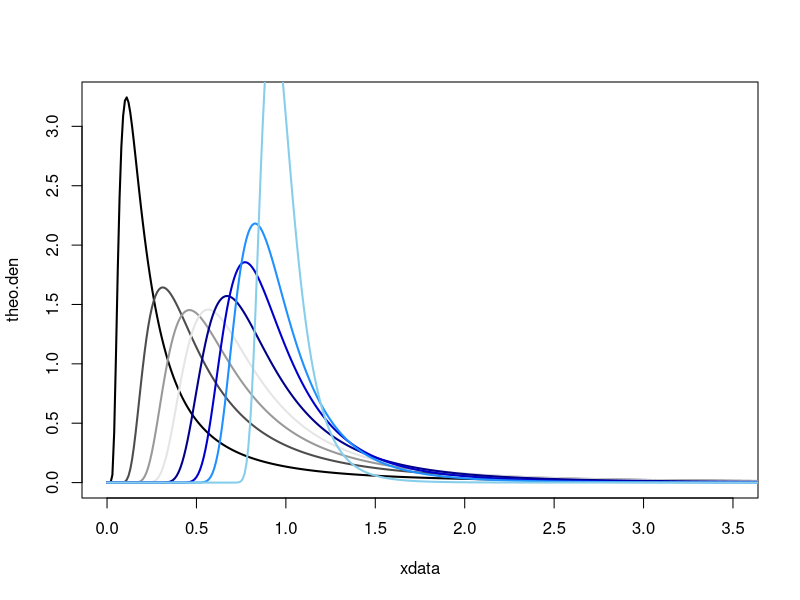
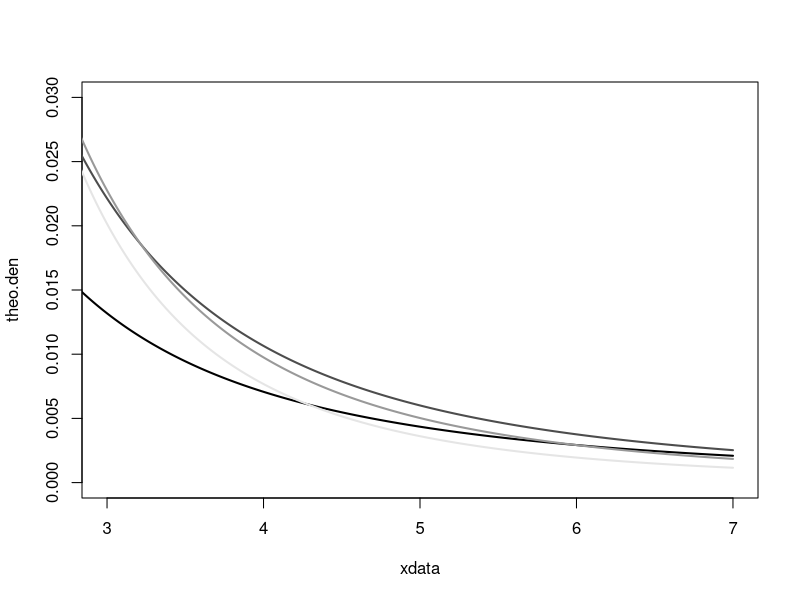
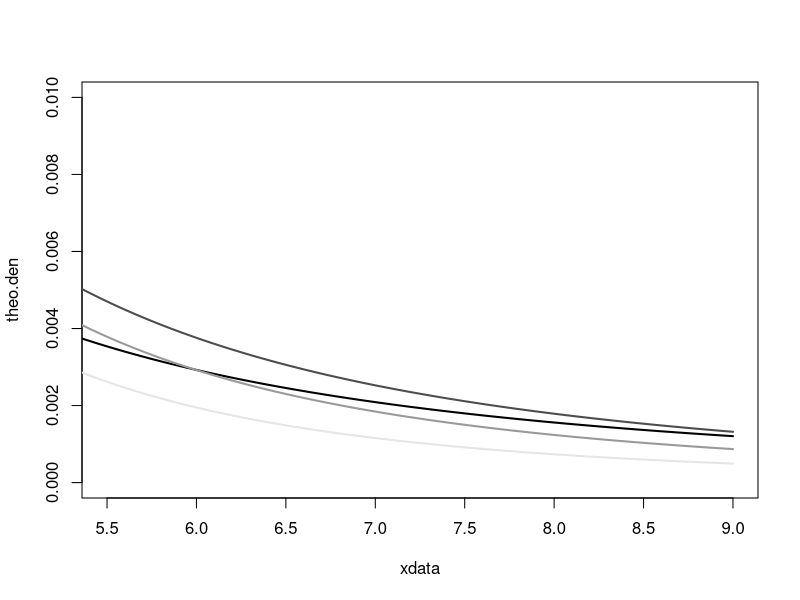

The R source for these figures, in order:
library(evd)
r <- 1.2
xdata <- seq(from=0, to=7, by=0.01)
theo.den <- dfrechet(xdata, loc = 0, scale = 1 / gamma(1 - 1 / r), shape = r, log = FALSE)

plot(theo.den~xdata, type="l", col="black", lwd=2, ylim=c(0, max(theo.den)), xlim=c(0,3.5))

r <- 1.6
theo.den <- dfrechet(xdata, loc = 0, scale = 1 / gamma(1 - 1 / r), shape = r, log = FALSE)
lines(theo.den~xdata, col="gray30", lwd=2)

r <- 2
theo.den <- dfrechet(xdata, loc = 0, scale = 1 / gamma(1 - 1 / r), shape = r, log = FALSE)
lines(theo.den~xdata, col="gray60", lwd=2)

r <- 2.4
theo.den2 <- dfrechet(xdata, loc = 0, scale = 1 / gamma(1 - 1 / r), shape = r, log = FALSE)
lines(theo.den2~xdata, col="gray90", lwd=2)

r <- 3
theo.den <- dfrechet(xdata, loc = 0, scale = 1 / gamma(1 - 1 / r), shape = r, log = FALSE)
lines(theo.den~xdata, col="darkblue", lwd=2)

r <- 4
theo.den <- dfrechet(xdata, loc = 0, scale = 1 / gamma(1 - 1 / r), shape = r, log = FALSE)
lines(theo.den~xdata, col="blue3", lwd=2)

r <- 5
theo.den2 <- dfrechet(xdata, loc = 0, scale = 1 / gamma(1 - 1 / r), shape = r, log = FALSE)
lines(theo.den2~xdata, col="dodgerblue", lwd=2)

r <- 10
theo.den2 <- dfrechet(xdata, loc = 0, scale = 1 / gamma(1 - 1 / r), shape = r, log = FALSE)
lines(theo.den2~xdata, col="skyblue", lwd=2)




r <- 1.2
xdata <- seq(from=0, to=7, by=0.01)
theo.den <- dfrechet(xdata, loc = 0, scale = 1 / gamma(1 - 1 / r), shape = r, log = FALSE)

plot(theo.den~xdata, type="l", col="black", lwd=2, ylim=c(0, 0.03), xlim=c(3,7))

r <- 1.6
theo.den <- dfrechet(xdata, loc = 0, scale = 1 / gamma(1 - 1 / r), shape = r, log = FALSE)
lines(theo.den~xdata, col="gray30", lwd=2)

r <- 2
theo.den <- dfrechet(xdata, loc = 0, scale = 1 / gamma(1 - 1 / r), shape = r, log = FALSE)
lines(theo.den~xdata, col="gray60", lwd=2)

r <- 2.4
theo.den2 <- dfrechet(xdata, loc = 0, scale = 1 / gamma(1 - 1 / r), shape = r, log = FALSE)
lines(theo.den2~xdata, col="gray90", lwd=2)

# r <- 3
# theo.den <- dfrechet(xdata, loc = 0, scale = 1 / gamma(1 - 1 / r), shape = r, log = FALSE)
# lines(theo.den~xdata, col="darkblue", lwd=2)
# r <- 4
# theo.den <- dfrechet(xdata, loc = 0, scale = 1 / gamma(1 - 1 / r), shape = r, log = FALSE)
# lines(theo.den~xdata, col="blue3", lwd=2)
# r <- 5
# theo.den2 <- dfrechet(xdata, loc = 0, scale = 1 / gamma(1 - 1 / r), shape = r, log = FALSE)
# lines(theo.den2~xdata, col="dodgerblue", lwd=2)
# r <- 10
# theo.den2 <- dfrechet(xdata, loc = 0, scale = 1 / gamma(1 - 1 / r), shape = r, log = FALSE)
# lines(theo.den2~xdata, col="skyblue", lwd=2)

r <- 1.2
xdata <- seq(from=0, to=9, by=0.01)
theo.den <- dfrechet(xdata, loc = 0, scale = 1 / gamma(1 - 1 / r), shape = r, log = FALSE)

plot(theo.den~xdata, type="l", col="black", lwd=2, ylim=c(0, 0.01), xlim=c(5.5,9))

r <- 1.6
theo.den <- dfrechet(xdata, loc = 0, scale = 1 / gamma(1 - 1 / r), shape = r, log = FALSE)
lines(theo.den~xdata, col="gray30", lwd=2)

r <- 2
theo.den <- dfrechet(xdata, loc = 0, scale = 1 / gamma(1 - 1 / r), shape = r, log = FALSE)
lines(theo.den~xdata, col="gray60", lwd=2)

r <- 2.4
theo.den2 <- dfrechet(xdata, loc = 0, scale = 1 / gamma(1 - 1 / r), shape = r, log = FALSE)
lines(theo.den2~xdata, col="gray90", lwd=2)
